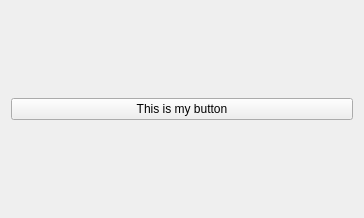
<?xml version="1.0" encoding="UTF-8"?>
<ui version="4.0">
 <class>qSlicerSingleAxisControlWidget</class>
 <widget class="QWidget" name="qSlicerSingleAxisControlWidget">
  <property name="geometry">
   <rect>
    <x>0</x>
    <y>0</y>
    <width>364</width>
    <height>218</height>
   </rect>
  </property>
  <property name="windowTitle">
   <string>Form</string>
  </property>
  <layout class="QVBoxLayout" name="verticalLayout">
   <item>
    <layout class="QHBoxLayout" name="horizontalLayout">
     <item>
      <widget class="QPushButton" name="pushButton">
       <property name="text">
        <string>This is my button</string>
       </property>
      </widget>
     </item>
    </layout>
   </item>
  </layout>
 </widget>
 <resources/>
 <connections/>
</ui>
